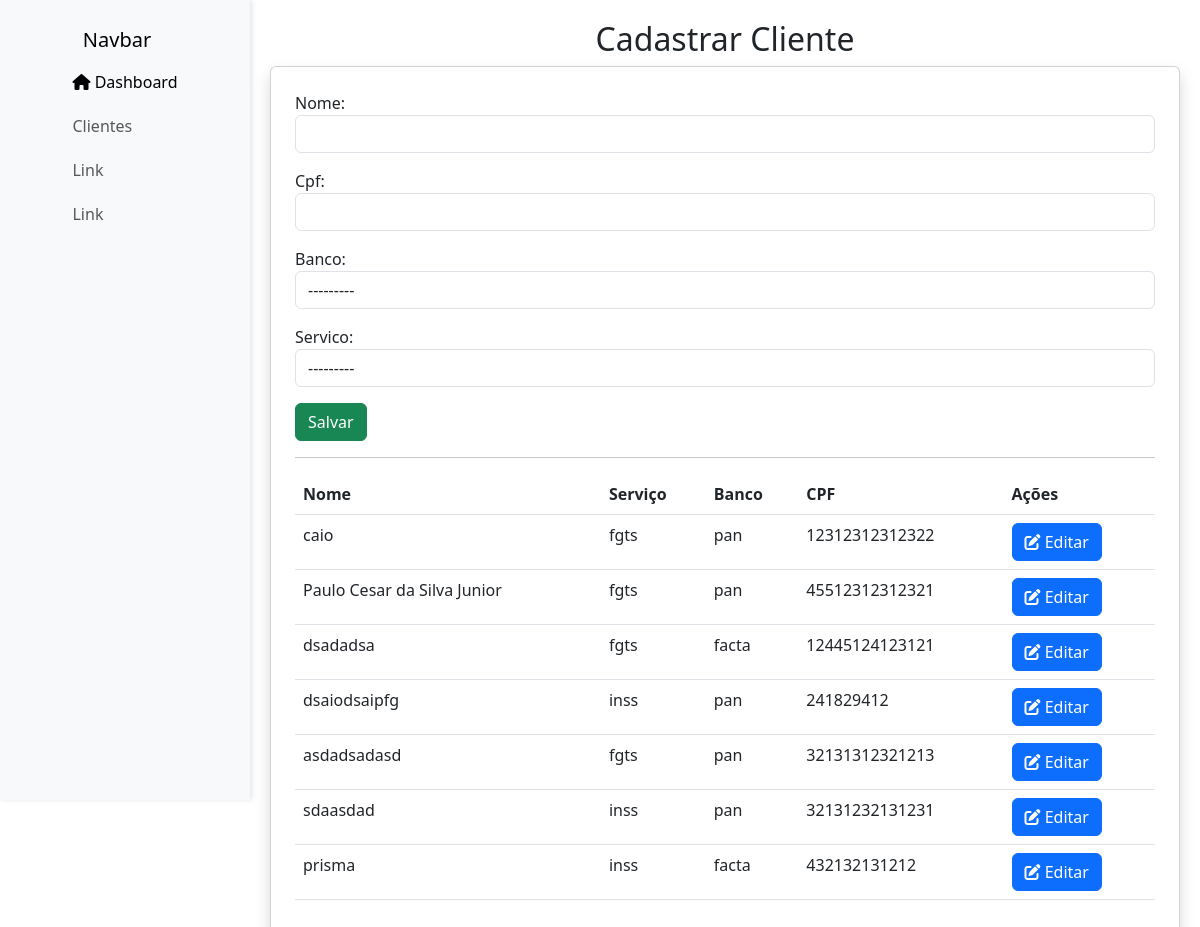
The app's page /clientes/cadastrar/, older data.
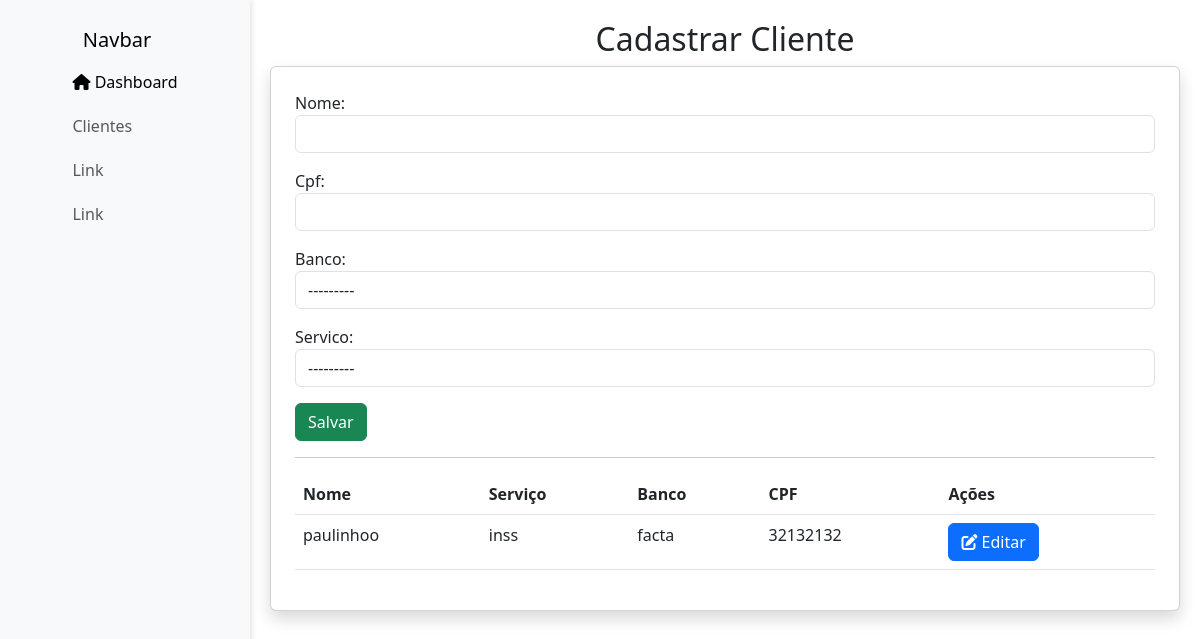
The same page, newer data.
### clientes/models.py (models this page shows, shortened)
class Cliente(models.Model):
    BANCOS_CHOICES = [
        ('pan', 'PAN'),
        ('facta', 'Facta'),
        ('safra', 'Safra'),
    ]
    SERVICO_CHOICES = [
        ('inss', 'INSS'),
        ('fgts', 'FGTS'),
    ]
    nome = models.CharField(max_length=255)
    cpf = models.CharField(max_length=14, unique=True)
    telefone = models.CharField(max_length=15)
    banco = models.CharField(max_length=10, choices=BANCOS_CHOICES)
    servico = models.CharField(max_length=10, choices= SERVICO_CHOICES)

### clientes/views.py (the view)
# urls.py: path('cadastrar/', cadastrar_cliente, name='cadastrar_cliente')
def cadastrar_cliente(request):
    form = ClienteForm()
    if request.method == 'POST':
        form = ClienteForm(request.POST)
        if form.is_valid():
            form.save()
            return redirect('cadastrar_cliente')
    clientes = Cliente.objects.all()
    return render(request, 'cadastrar_cliente.html', {'form': form, 'clientes': clientes})

### clientes/forms.py
class ClienteForm(forms.ModelForm):
    class Meta:
        model = Cliente
        fields = ['nome', 'cpf', 'banco', 'servico']
    def __init__(self, *args, **kwargs):
        super().__init__(*args, **kwargs)
        for field in self.fields.values():
            field.widget.attrs.update({'class':'form-control'})

### clientes/templates/cadastrar_cliente.html (shortened to what this page needs)
{% extends 'base.html' %}
{% block content %}
    <h2 class="text-center">Cadastrar Cliente</h2>
    <div class="card shadow p-4">
        <form method="POST">
            <div class="mb-3">
                {{ form.nome.label_tag }}
                {{ form.nome }}
            </div>
            <div class="mb-3">
                {{ form.cpf.label_tag }}
                {{ form.cpf }}
            </div>
            <div class="mb-3">
                {{ form.banco.label_tag }}
                {{ form.banco }}
            </div>
            <div class="mb-3">
                {{ form.servico.label_tag }}
                {{ form.servico }}
            </div>
            <button type="submit" class="btn btn-success">Salvar</button>
        </form>
        <hr>
        <table class="table">
            <thead>
                <tr>
                    <th scope="col">Nome</th>
                    <th scope="col">Serviço</th>
                    <th scope="col">Banco</th>
                    <th scope="col">CPF</th>
                    <th scope="col">Ações</th>
                </tr>
            </thead>
            <tbody>
                {% for cliente in clientes %}
                <tr>
                    <td>{{ cliente.nome }}</td>
                    <td>{{ cliente.servico }}</td>
                    <td>{{ cliente.banco }}</td>
                    <td>{{ cliente.cpf }}</td>
                    <td>
                        <a class="btn btn-primary"><i class="fas fa-edit"></i> Editar</a>
                    </td>
                </tr>
                {% endfor %}
            </tbody>
        </table>
    </div>
{% endblock %}

### templates/base.html (shortened to what this page needs)
<!DOCTYPE html>
{% load static %}
<html lang="pt-br">
<head>
    <link rel="stylesheet" href="https://cdnjs.cloudflare.com/ajax/libs/font-awesome/6.3.0/css/all.min.css">
    <link rel="stylesheet" href="https://cdn.jsdelivr.net/npm/bootstrap@5.3.0/dist/css/bootstrap.min.css">
    <link rel="stylesheet" href="{% static 'clientes/css/style.css' %}">
</head>
<body class="fundo">
    <nav class="navbar navbar-light bg-light flex-column">
        <a class="navbar-brand" href="#">Navbar</a>
        <div class="navbar-nav">
            <a class="nav-item nav-link active" href="#">
                <i class="fas fa-home"></i> Dashboard
            </a>
            <a class="nav-item nav-link" href="#">Clientes</a>
            <a class="nav-item nav-link" href="#">Link</a>
            <a class="nav-item nav-link" href="#">Link</a>
        </div>
    </nav>
    <div class="content">
        {% block content %}
        {% endblock %}
    </div>
</body>
</html>

### clientes/static/clientes/css/style.css (style rules this page uses)
.navbar { width: 250px; height: 100vh; position: fixed; top: 0; left: 0; background-color: #f8f9fa; box-shadow: 2px 0px 5px rgba(0, 0, 0, 0.1); z-index: 9999; padding-top: 20px; display: flex; flex-direction: column; }
.navbar-nav { padding-left: 0; margin-bottom: 0; list-style-type: none; flex-grow: 1; }
.nav-item { width: 100%; text-align: left; }
.nav-link { display: block; padding: 10px; width: 100%; }
.content { margin-left: 250px; padding: 20px; }

Row changes from the older to the newer data that the page shows:
removed Cliente: nome "Paulo Cesar da Silva Junior", servico "fgts", banco "pan", cpf "45512312312321"
removed Cliente: nome "dsadadsa", servico "fgts", banco "facta", cpf "12445124123121"
removed Cliente: nome "dsaiodsaipfg", servico "inss", banco "pan", cpf "241829412"
removed Cliente: nome "asdadsadasd", servico "fgts", banco "pan", cpf "32131312321213"
removed Cliente: nome "sdaasdad", servico "inss", banco "pan", cpf "32131232131231"
removed Cliente: nome "prisma", servico "inss", banco "facta", cpf "432132131212"
changed Cliente: nome "caio" → "paulinhoo"; servico "fgts" → "inss"; banco "pan" → "facta"; cpf "12312312312322" → "32132132"
